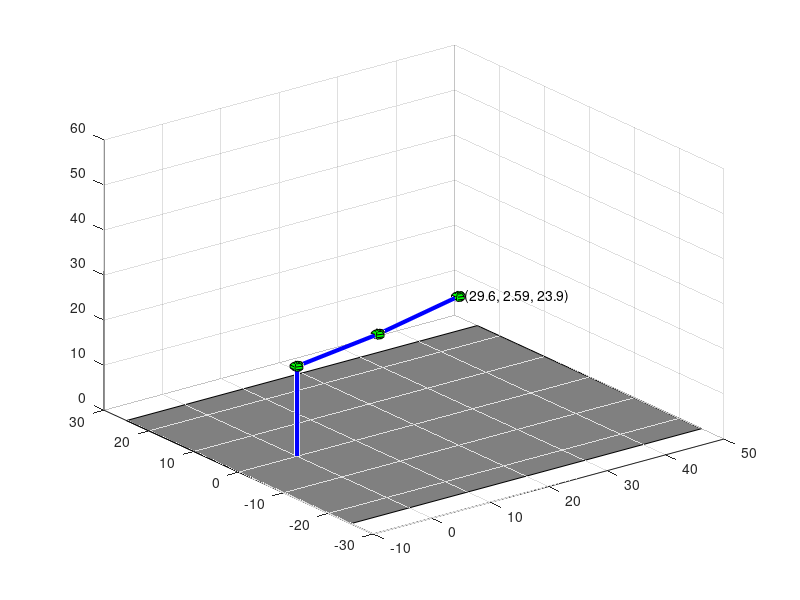

Write MATLAB code to recreate this figure.
 clc;

    prompt1 = 'insert angle of joint 1 (base): ' ;
    prompt2 = 'insert angle of joint 2 : ';
    prompt3 = 'insert angle of joint 3 : ';

    theta1 = input(prompt1);
    theta2 = input(prompt2);
    theta3 = input(prompt3);

    theta = [theta1,theta2,theta3];
    alpha = [90,0,0];
    a = [0,15,15];
    d = [20,0,0];

    hold on
    T = 1 ;
    old_link = [0,0,0];

    for i = 1 : 3
    Mdh = [ cosd(theta(i)) , (-sind(theta(i)))*cosd(alpha(i)) ,(sind(theta(i)))*sind(alpha(i)), a(i)*cosd(theta(i));
        sind(theta(i)) ,  (cosd(theta(i)))*cosd(alpha(i)) , (-cosd(theta(i)))*sind(alpha(i)) , a(i)*sind(theta(i)) ;
        0 , sind(alpha(i)) , cosd(alpha(i)) , d(i) ;
        0,0,0,1];
        T = T*Mdh ;
        link = [T(1,4),T(2,4),T(3,4)];
        plot3([old_link(1) link(1)],[old_link(2) link(2)],[old_link(3) link(3)], 'b' , 'LineWidth', 3);
        [x,y,z] = sphere(5);
        surf(x+T(1,4),y+T(2,4),z+T(3,4), 'FaceColor', [0,1,0]);
        old_link = link ;
        if i == 3
            disp(T);
        end
    end
    text(T(1,4),T(2,4),T(3,4),['  (', num2str(T(1,4),3), ', ', num2str(T(2,4),3),', ', num2str(T(3,4),3), ')']);
    p1 = [-10 -25 0]; p2 = [50 -25 0]; p3 = [50 25 0]; p4 = [-10 25 0]; 
    plane_x = [p1(1) p2(1) p3(1) p4(1)];
    plane_y = [p1(2) p2(2) p3(2) p4(2)];
    plane_z = [p1(3) p2(3) p3(3) p4(3)];
    fill3(plane_x, plane_y, plane_z, [0.5 0.5 0.5]);
    axis([-10,50,-30,30,0,60]);
    hold off ; grid on



    
